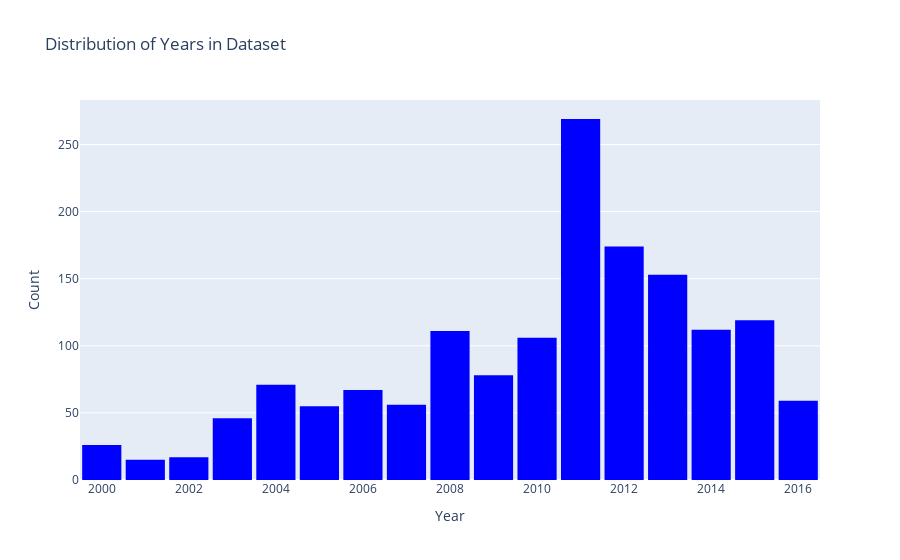

The code cell stored with this chart in its notebook:
### Markdown cell above
## univariate analysis

### Code cell
# Ensure the YEAR column is in the dataset and of numeric type
data['YEAR'] = pd.to_numeric(data['YEAR'], errors='coerce')

# Create the distribution plot for the YEAR column
fig = px.histogram(data, x='YEAR', nbins=len(data['YEAR'].unique()), 
                   title='Distribution of Years in Dataset', 
                   labels={'YEAR': 'Year'}, 
                   color_discrete_sequence=['blue'])

# Update layout for better appearance
fig.update_layout(
    xaxis_title="Year",
    yaxis_title="Count",
    bargap=0.1
)

# Show the figure
fig.show()
fig.write_html("scatter_plot.html")

### Figure 1 — Plotly figure (JSON) as saved in the notebook; plotly's stock layout.template omitted (floating-point values rounded to 4 significant figures; data arrays with more than 128 entries replaced by an {"elided": "..."} marker saying what was removed)
{"data": [{"alignmentgroup": "True", "bingroup": "x", "hovertemplate": "Year=%{x}<br>count=%{y}<extra></extra>", "legendgroup": "", "marker": {"color": "blue", "pattern": {"shape": ""}}, "name": "", "nbinsx": 17, "offsetgroup": "", "orientation": "v", "showlegend": false, "type": "histogram", "x": {"elided": "1534 int values"}, "xaxis": "x", "yaxis": "y"}], "layout": {"bargap": 0.1, "barmode": "relative", "legend": {"tracegroupgap": 0}, "title": {"text": "Distribution of Years in Dataset"}, "xaxis": {"anchor": "y", "domain": [0, 1], "title": {"text": "Year"}}, "yaxis": {"anchor": "x", "domain": [0, 1], "title": {"text": "Count"}}}}
